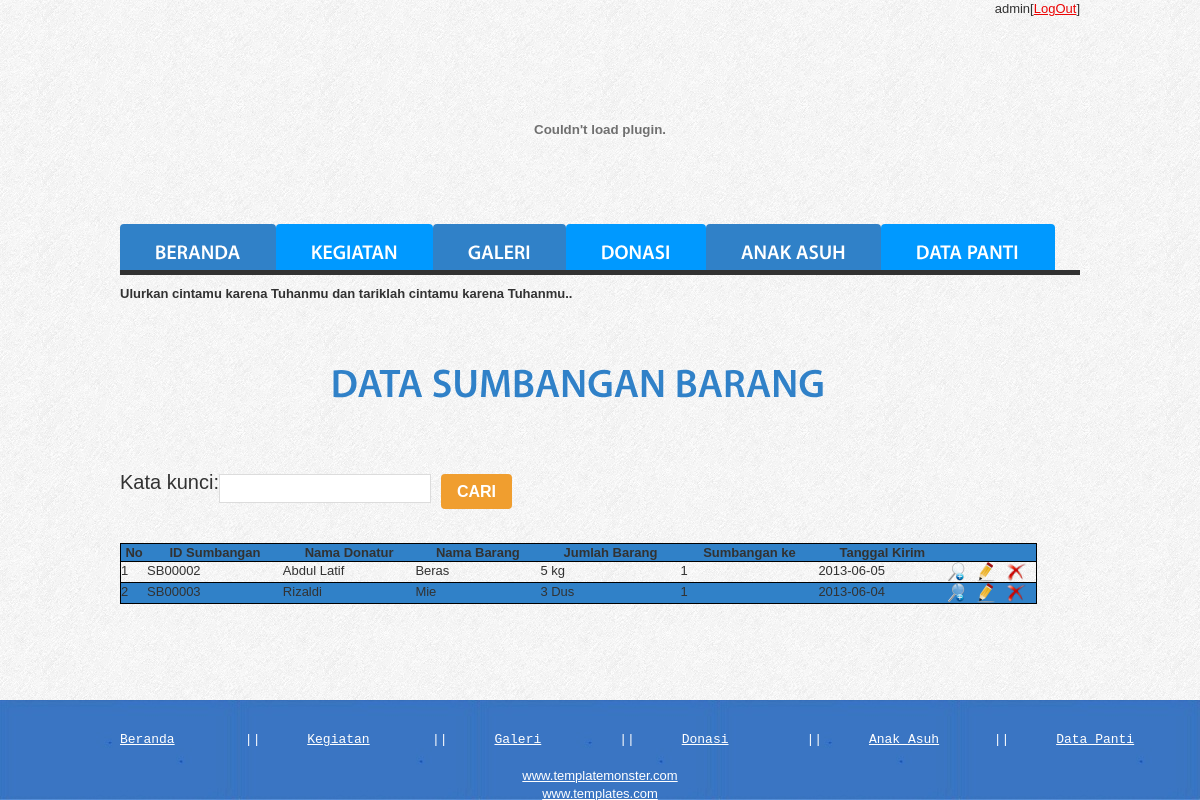
Screenshot of /index-admin.php?menu=donasi_barang (signed in) with the database file from the repository.
### tables this page shows
CREATE TABLE IF NOT EXISTS `sumbangan_barang` (
  `id_sumbangbarang` char(7) NOT NULL,
  `id_admin` char(7) NOT NULL,
  `nama_barang` varchar(50) DEFAULT NULL,
  `jumlah_barang` varchar(25) DEFAULT NULL,
  `barang_ke` int(11) DEFAULT NULL,
  `tgl_barang` date DEFAULT NULL,
  `nama_donatur` varchar(50) DEFAULT NULL,
  `jk_donatur` tinyint(1) DEFAULT NULL,
  `alamat_donatur` text,
  `email_donatur` varchar(100) DEFAULT NULL,
  `telepon_donatur` char(12) DEFAULT NULL,
  `pekerjaan_donatur` varchar(50) DEFAULT NULL,
  PRIMARY KEY (`id_sumbangbarang`),
  KEY `fk_mengatur` (`id_admin`)
);

### lihat-donasi-barang.php (the view, shortened to what this page needs)
<HTML>
<BODY>
<h2 align="center">Data Sumbangan Barang</h2>
<table>
<form action="" method="post">
<tr>
	<td style="font-size:20px;">Kata kunci</td><td style="font-size:20px;">:</td><td><input type="text" name="txtkey" class="input"></td>
	<td><input type="submit" value="Cari" name="btncari" class="button"></td>
</tr>
</form>
<br><br>
</table>
<?php if(!isset($_POST['btncari'])){?><br><br>
<TABLE class="data" width="100%">
	<tr class="kolom">
	<th>No</th>
	<th>ID Sumbangan</th>
	<th>Nama Donatur</th><th>Nama Barang</th>
	<th>Jumlah Barang</th>
	<th>Sumbangan ke</th>
	<th>Tanggal Kirim</th>
	<th colspan="3"></th>
	</tr>
<?php
	$querysumbangbarang=mysql_query("select * from sumbangan_barang");
	$no=0;
	$c=1;
	while($tampil =mysql_fetch_array($querysumbangbarang))
	{$no++;
	if($c % 2 == 0){
?>
	<tr bgcolor="#0099FF" >
	<td class="kolom"><? echo $no;?></td>
	<td class="kolom"><?php echo $tampil['id_sumbangbarang']." ";?></td>
	<td class="kolom"><?php echo $tampil['nama_donatur']." ";?></td>
	<td class="kolom"><?php echo $tampil['nama_barang']." ";?></td>
	<td class="kolom"><?php echo $tampil['jumlah_barang']." ";?></td>
	<td class="kolom"><?php echo $tampil['barang_ke']." ";?></td>
	<td class="kolom"><?php echo $tampil['tgl_barang']." ";?></td>
	<td class="kolom"><a href="index-admin.php?menu=<?php echo"detail-barang";?>&id_sumbangbarang=<?php echo $tampil['id_sumbangbarang']?>"><img src="images/detail.png"></a></td>
	<td class="kolom"><a href="index-admin.php?menu=<?php echo"edit-barang";?>&id_sumbangbarang=<?php echo $tampil['id_sumbangbarang']?>"><img src="images/edit.png"></a></td>
	<td class="kolom"><a href="index-admin.php?menu=<?php echo"delete-barang";?>&id_sumbangbarang=<?php echo $tampil['id_sumbangbarang']?>"><img src="images/delete.png"></a></td>
	</tr>
	<?php } else {?>
	<tr>
	<td><? echo $no;?></td>
	<td><?php echo $tampil['id_sumbangbarang']." ";?></td>
	<td><?php echo $tampil['nama_donatur']." ";?></td>
	<td><?php echo $tampil['nama_barang']." ";?></td>
	<td><?php echo $tampil['jumlah_barang']." ";?></td>
	<td><?php echo $tampil['barang_ke']." ";?></td>
	<td><?php echo $tampil['tgl_barang']." ";?></td>
	<td><a href="index-admin.php?menu=<?php echo"detail-barang";?>&id_sumbangbarang=<?php echo $tampil['id_sumbangbarang']?>"><img src="images/detail.png"></a></td>
	<td><a href="index-admin.php?menu=<?php echo"edit-barang";?>&id_sumbangbarang=<?php echo $tampil['id_sumbangbarang']?>"><img src="images/edit.png"></a></td>
	<td><a href="index-admin.php?menu=<?php echo"delete-barang";?>&id_sumbangbarang=<?php echo $tampil['id_sumbangbarang']?>"><img src="images/delete.png"></a></td>
	</tr>
	<?}?>
	<?php
	 $c++;}
	?>
</TABLE>
<?php } else
			{ $key=$_POST['txtkey'];
			$sumbangbarang=mysql_query("select * from sumbangan_barang where nama_donatur LIKE '%$key%' or jk_donatur LIKE '%$key%' or alamat_donatur LIKE '%$key%' or telepon_donatur LIKE '%$key%' or email_donatur LIKE '%$key%' or pekerjaan_donatur LIKE '%$key%' or nama_barang LIKE '%$key%' or jumlah_barang LIKE '%$key%' or barang_ke LIKE '%$key%' or tgl_barang LIKE '%$key%'");
			if(mysql_num_rows($sumbangbarang)>0){?>
	<TABLE width="100%" class="data">
	<tr class="kolom">
	<th>No</th>
	<th>ID Sumbangan</th>
	<th>Nama Donatur</th><th>Nama Barang</th>
	<th>Jumlah Barang</th>
	<th>Sumbangan ke</th>
	<th>Tanggal Kirim</th>
	<th colspan="3"></th>
	</tr>
<?php
	$no=0;
	$c=1;
	while($tampil =mysql_fetch_array($sumbangbarang))
	{$no++;
	if($c % 2 == 0){
?>
	<tr bgcolor="#0099FF" >
	<td class="kolom"><? echo $no;?></td>
	<td class="kolom"><?php echo $tampil['id_sumbangbarang']." ";?></td>
	<td class="kolom"><?php echo $tampil['nama_donatur']." ";?></td>
	<!--<td><?php ?></td>
	<td><?php ?></td>
	<td><?php ?></td>
	<td><?php ?></td>
	<td><?php ?></td>-->
	<td class="kolom"><?php echo $tampil['nama_barang']." ";?></td>
	<td class="kolom"><?php echo $tampil['jumlah_barang']." ";?></td>
	<td class="kolom"><?php echo $tampil['barang_ke']." ";?></td>
	<td class="kolom"><?php echo $tampil['tgl_barang']." ";?></td>
	<td class="kolom"><a href="index-admin.php?menu=<?php echo"detail-barang";?>&id_sumbangbarang=<?php echo $tampil['id_sumbangbarang']?>"><img src="images/detail.png"></a></td>
	<td class="kolom"><a href="index-admin.php?menu=<?php echo"edit-barang";?>&id_sumbangbarang=<?php echo $tampil['id_sumbangbarang']?>"><img src="images/edit.png"></a></td>
	<td class="kolom"><a href="index-admin.php?menu=<?php echo"delete-barang";?>&id_sumbangbarang=<?php echo $tampil['id_sumbangbarang']?>"><img src="images/delete.png"></a></td>
	</tr>
	<?php } else {?>
	<tr>
	<td><? echo $no;?></td>
	<td><?php echo $tampil['id_sumbangbarang']." ";?></td>
	<td><?php echo $tampil['nama_donatur']." ";?></td>
	<!--<td><?php ?></td>
	<td><?php ?></td>
	<td><?php ?></td>
	<td><?php ?></td>
	<td><?php ?></td>-->
	<td><?php echo $tampil['nama_barang']." ";?></td>
	<td><?php echo $tampil['jumlah_barang']." ";?></td>
	<td><?php echo $tampil['barang_ke']." ";?></td>
	<td><?php echo $tampil['tgl_barang']." ";?></td>
	<td><a href="index-admin.php?menu=<?php echo"detail-barang";?>&id_sumbangbarang=<?php echo $tampil['id_sumbangbarang']?>"><img src="images/detail.png"></a></td>
	<td><a href="index-admin.php?menu=<?php echo"edit-barang";?>&id_sumbangbarang=<?php echo $tampil['id_sumbangbarang']?>"><img src="images/edit.png"></a></td>
	<td><a href="index-admin.php?menu=<?php echo"delete-barang";?>&id_sumbangbarang=<?php echo $tampil['id_sumbangbarang']?>"><img src="images/delete.png"></a></td>
	</tr>
	<?}?>
	<?php
	 $c++;}
	?>
</TABLE>
<?php } else{ echo "Data Donasi Barang dengan keyword <strong>'$key'</strong> tidak tersedia";} }?>
</BODY>
</HTML>

### css/style2.css (style rules this page uses)
body { background:url(../images/bg.jpg) top center repeat;border:0;font:13px Arial, Helvetica, sans-serif;color:#323232;line-height:17px }
body, html { height:100% }
a { color:#ec0404;text-decoration:underline;outline:none }
h2 { font-size:40px;text-transform:uppercase;font-weight:600;color:#3081c8;line-height:45px;padding:2px 0 33px 0 }
#content .input { float:left;margin-right:10px;width:200px;height:17px;border:1px solid #dcdcdc;background:#fff;padding:5px;margin-bottom:6px;color:#323232;font:13px Arial, Helvetica, sans-serif }
.data tr, td { border-collapse:collapse; border:1px solid black; }
.kolom { fcolor:#fff;background:#3081c8; }
.button { display:inline-block;font-size:16px;color:#fff;background:#f09e2f;line-height:35px;padding:0 16px;border-radius:4px;-moz-border-radius:4px;-webkit-border-radius:4px;behavior:url(js/PIE.htc);position:relative;font-weight:600;text-decoration:none;text-transform:uppercase }

### rows the page displays
sumbangan_barang: id_sumbangbarang "SB00002", nama_donatur "Abdul Latif", nama_barang "Beras", jumlah_barang "5 kg", barang_ke "1", tgl_barang "2013-06-05"
sumbangan_barang: id_sumbangbarang "SB00003", nama_donatur "Rizaldi", nama_barang "Mie", jumlah_barang "3 Dus", barang_ke "1", tgl_barang "2013-06-04"

### other values shown
$_SESSION['nama_admin'] "admin"
